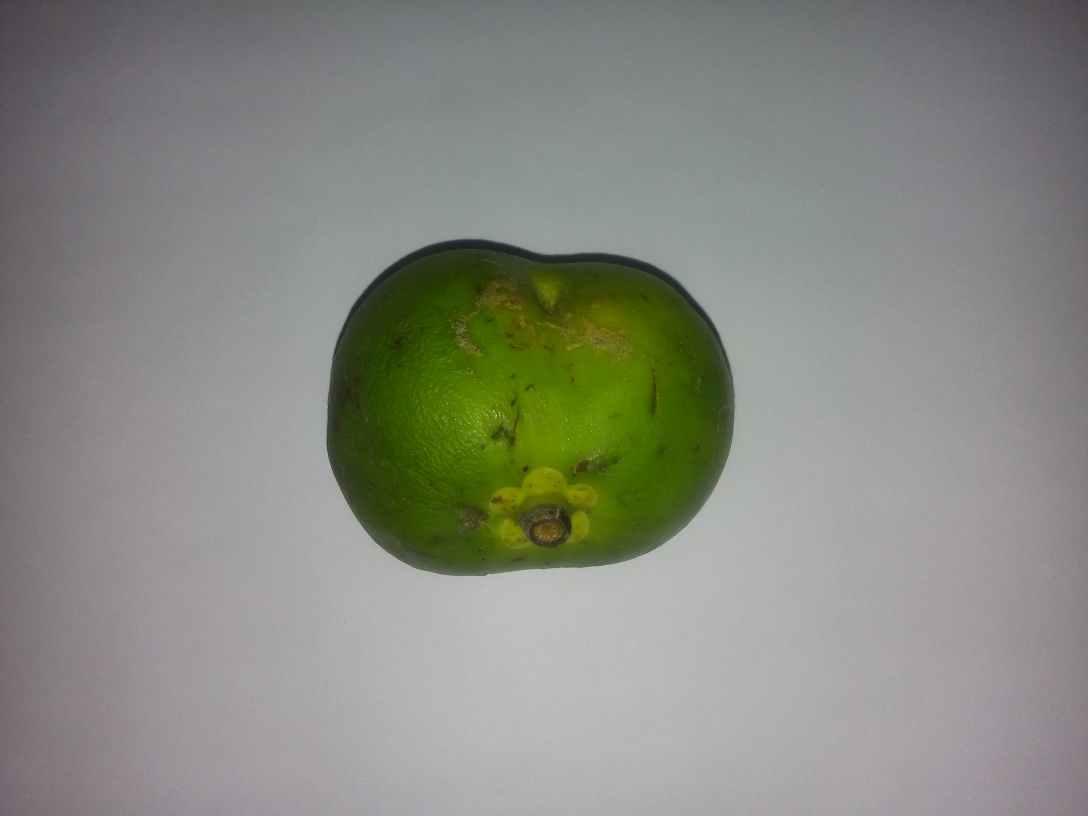
#> input picture Tensorflow/pequis/01.jpg, 3264 x 2448 px (shown at 1/3 size)
$ python teste.py   (older library calls are emulated)
#> lines starting #> are read from the running program, lines starting #| are printed output that depends on the picture
from os import path
from skimage import io, transform, color, exposure, util, filters, morphology
from numpy import copy

# from matplotlib import pyplot as plt

img = io.imread(path.join(path.curdir, "pequis", "01.jpg"))
#> img is the input picture: shape (2448, 3264, 3); mean R, G, B 135.9, 138, 129.5

print(img.shape)
#| (2448, 3264, 3)

new_scale = 512 / img.shape[0]
#> new_scale = 0.209

rescaled_img = transform.rescale(img, new_scale, multichannel=True, anti_aliasing=True)

print(rescaled_img.shape)
#| (512, 683, 3)

cropped_img = rescaled_img[:, int((rescaled_img.shape[1] - 512) / 2) : int(512 + (rescaled_img.shape[1] - 512) / 2)]
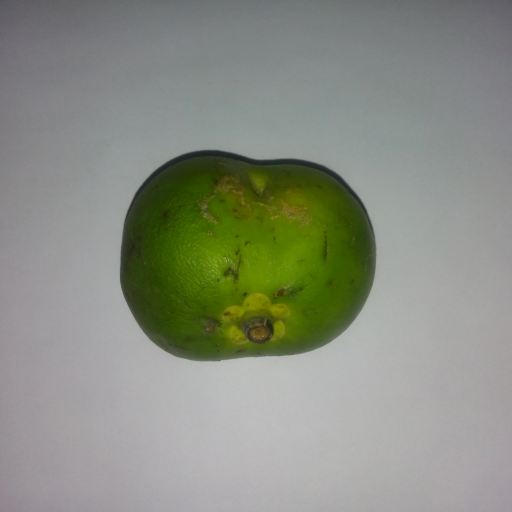
#> cropped_img: shape (512, 512, 3) float64; mean R, G, B 0.542, 0.559, 0.51

print(cropped_img.shape)
#| (512, 512, 3)


# [8 lines of commented-out code are left out]
inverted_img = util.invert(cropped_img)
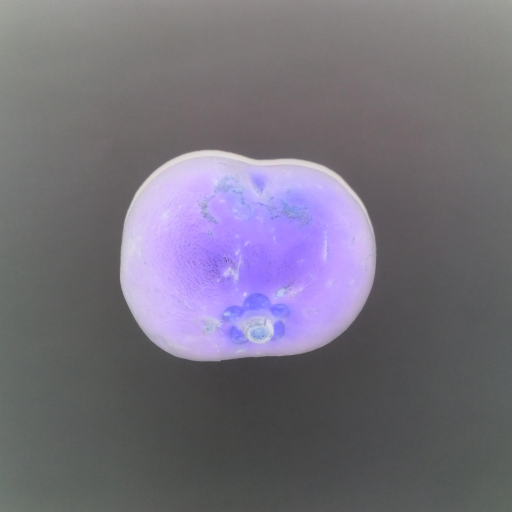
#> inverted_img: shape (512, 512, 3) float64; mean R, G, B 0.458, 0.441, 0.49

seed = copy(inverted_img)
seed[1:-1, 1:-1] = inverted_img.min()
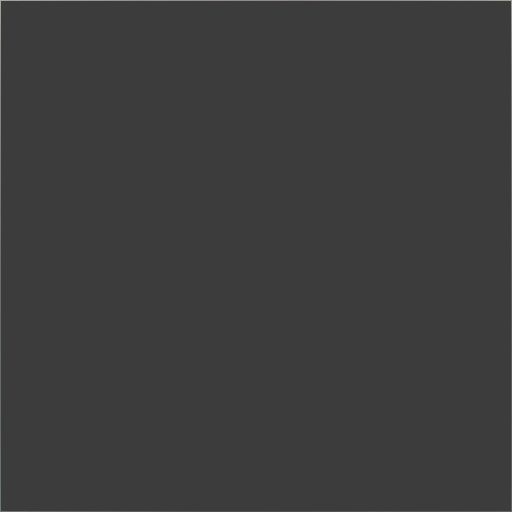
#> seed: shape (512, 512, 3) float64; mean R, G, B 0.24, 0.24, 0.24

dilated = morphology.reconstruction(seed, inverted_img)
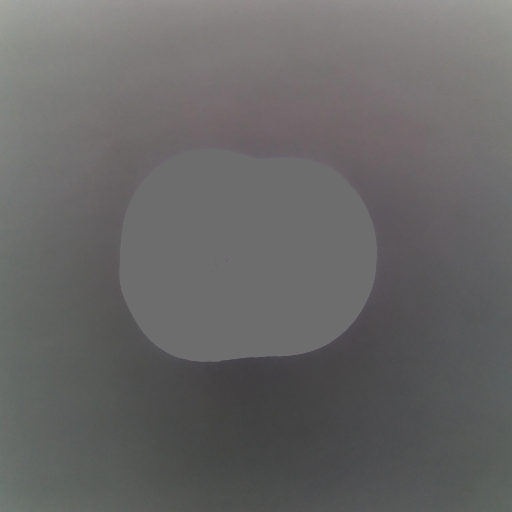
#> dilated: shape (512, 512, 3) float64; mean R, G, B 0.406, 0.402, 0.401
background_removed = inverted_img - dilated
background_removed_inverted = util.invert(background_removed)
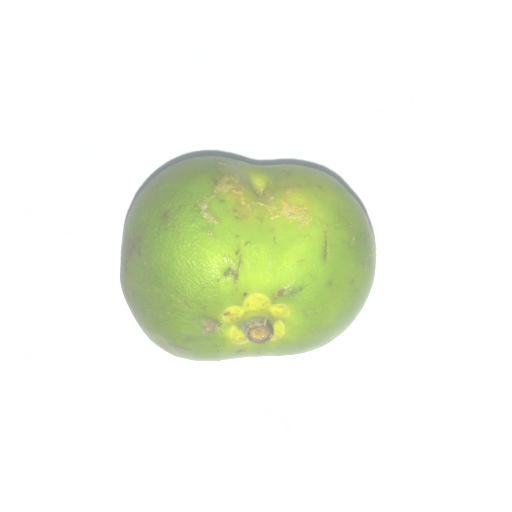
#> background_removed_inverted: shape (512, 512, 3) float64; mean R, G, B 0.947, 0.961, 0.911

treated_img_inverted = exposure.adjust_gamma(background_removed_inverted)
treated_img_inverted = exposure.rescale_intensity(treated_img_inverted)
median_img_inverted = filters.median(treated_img_inverted)
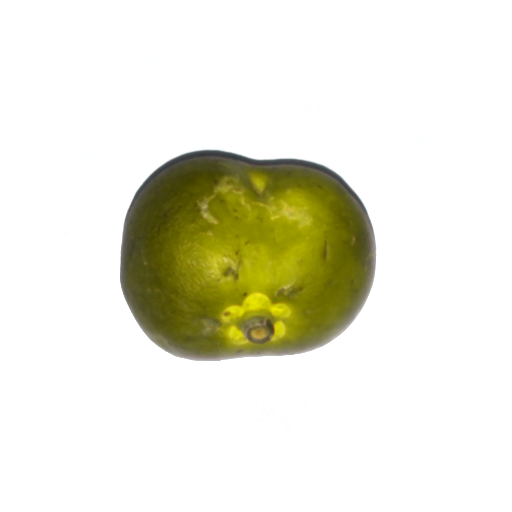
#> median_img_inverted: shape (512, 512, 3) float64; mean R, G, B 0.91, 0.908, 0.847

hsv_img_inverted = color.rgb2hsv(treated_img_inverted)
#> hsv_img_inverted: shape (512, 512, 3) float64; mean of channels 0, 1, 2 0.136, 0.14, 0.933
hsv_median_img_inverted = color.rgb2hsv(median_img_inverted)
#> hsv_median_img_inverted: shape (512, 512, 3) float64; mean of channels 0, 1, 2 0.041, 0.131, 0.91

treated_img = exposure.adjust_gamma(background_removed)
treated_img = exposure.rescale_intensity(treated_img)
median_img = filters.median(treated_img)
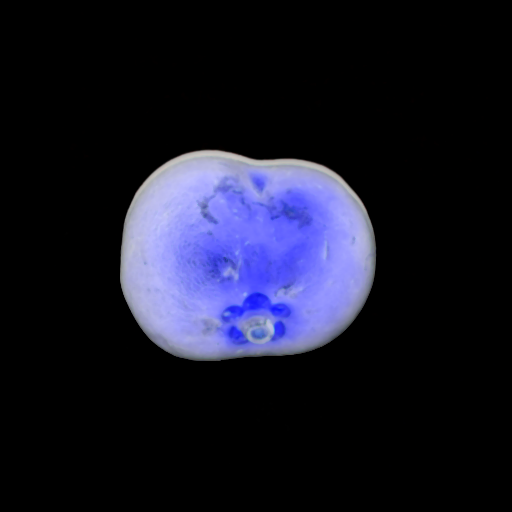
#> median_img: shape (512, 512, 3) float64; mean R, G, B 0.0898, 0.0917, 0.153

hsv_img = color.rgb2hsv(treated_img)
#> hsv_img: shape (512, 512, 3) float64; mean of channels 0, 1, 2 0.199, 0.283, 0.156
hsv_median_img = color.rgb2hsv(median_img)
#> hsv_median_img: shape (512, 512, 3) float64; mean of channels 0, 1, 2 0.115, 0.0954, 0.153

io.imshow_collection(
    [
        cropped_img,
        background_removed,
        treated_img,
        hsv_img,
        median_img,
        hsv_median_img,
        background_removed_inverted,
        treated_img_inverted,
        hsv_img_inverted,
        median_img_inverted,
        hsv_median_img_inverted,
    ]
)
io.show()
